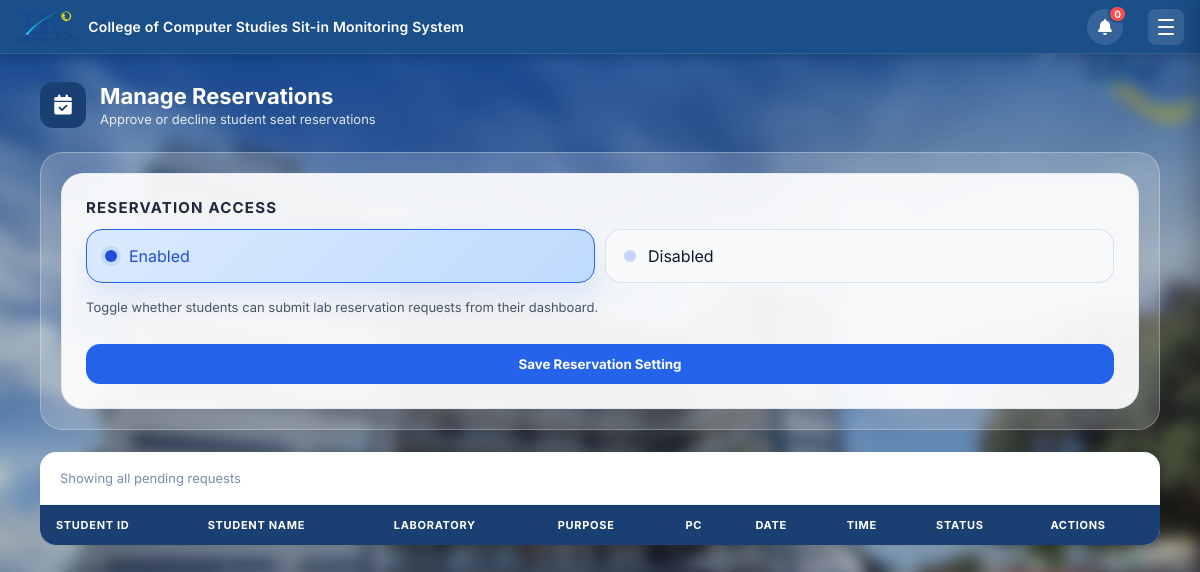
Before: /admin_reservations (signed in) with the older database file.
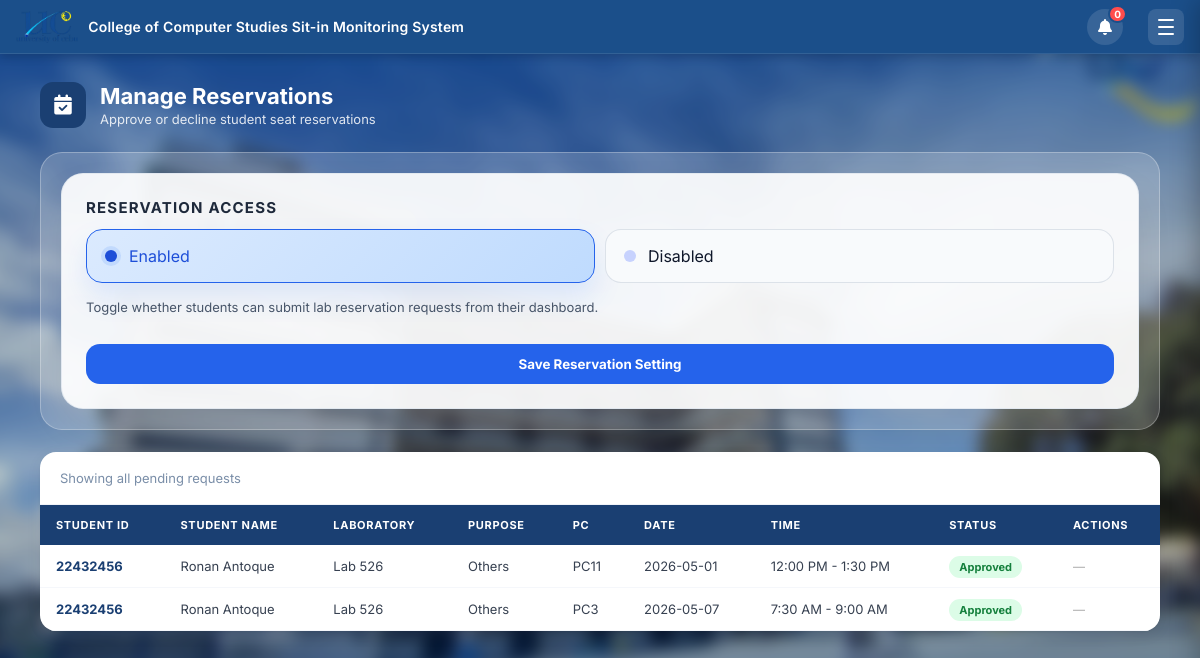
After: the same page with the newer database file.
### tables this page shows
CREATE TABLE reservations (
            id INTEGER PRIMARY KEY AUTOINCREMENT,
            id_number TEXT NOT NULL,
            res_date TEXT NOT NULL,
            res_lab TEXT NOT NULL,
            res_purpose TEXT NOT NULL,
            selected_pc TEXT DEFAULT '',
            res_time TEXT DEFAULT '',
            status TEXT DEFAULT 'Pending'
        );

### app.py (the view)
@app.route('/admin_reservations')
def admin_reservations():
    if 'user_id' not in session or session.get('role') != 'admin':
        return redirect(url_for('home'))
    conn = get_db_connection()
    cur  = conn.cursor()
    cur.execute("""
        SELECT r.*, u.firstname, u.lastname
        FROM reservations r
        LEFT JOIN (
            SELECT id_number, MAX(firstname) as firstname, MAX(lastname) as lastname
            FROM users
            GROUP BY id_number
        ) u ON r.id_number = u.id_number
        ORDER BY r.id DESC
    """)
    records = cur.fetchall()
    reservations_enabled = get_setting(conn, 'reservations_enabled', 'Enabled')
    feedback_enabled     = get_setting(conn, 'feedback_enabled',     'Enabled')
    conn.close()
    return render_template('admin_reservations.html', records=records,
        reservations_enabled=reservations_enabled, feedback_enabled=feedback_enabled)

### app.py (called while the page is built)
def get_db_connection():
    if USE_PG:
        conn = psycopg2.connect(DATABASE_URL, cursor_factory=psycopg2.extras.RealDictCursor)
        conn.autocommit = False
        return conn
    else:
        conn = sqlite3.connect(DB_PATH)
        conn.row_factory = sqlite3.Row
        return conn

def get_setting(conn, key, default=None):
    row = conn.cursor() if USE_PG else conn
    cur = conn.cursor()
    cur.execute(f"SELECT value FROM app_settings WHERE key = {PH}", (key,))
    result = cur.fetchone()
    return result['value'] if result else default

@app.context_processor
def inject_navbar_title():
    def get_navbar_title():
        return "College of Computer Studies Sit-in Monitoring System"
    return dict(get_navbar_title=get_navbar_title)

### templates/admin_reservations.html (shortened to what this page needs)
<!DOCTYPE html>
<html lang="en">
<head>
    <link rel="stylesheet" href="{{ url_for('static', filename='style.css') }}">
    <link rel="stylesheet" href="{{ url_for('static', filename='admin.css') }}">
    <link rel="stylesheet" href="https://cdnjs.cloudflare.com/ajax/libs/font-awesome/6.0.0/css/all.min.css">
</head>
<body class="admin-page">
    <nav class="navbar">
        <div class="nav-left">
            <img src="{{ url_for('static', filename='images/uclogonav.png') }}" alt="UC Logo">
            <span class="nav-brand">{{ get_navbar_title() }}</span>
        </div>
        <div class="nav-right">
            <div class="notif-wrapper" id="notifWrapper">
                <button class="notif-bell-btn" id="notifBellBtn" onclick="toggleNotifDropdown(event)" title="Notifications">
                    <i class="fas fa-bell"></i>
                    <span class="notif-badge" id="notifBadge" style="display:none;">0</span>
                </button>
            </div>
            <button class="hamburger-btn" id="hamburgerBtn" onclick="toggleSidebar()">
                <span></span><span></span><span></span>
            </button>
        </div>
    </nav>
    <div class="admin-container">
        <div class="page-header">
            <div class="page-header-icon"><i class="fas fa-calendar-check"></i></div>
            <div>
                <h1>Manage Reservations</h1>
                <p>Approve or decline student seat reservations</p>
            </div>
        </div>
        <div class="settings-panel">
            <div class="settings-card">
                <h3>Reservation Access</h3>
                <form action="/admin_update_system_settings" method="POST" style="display:grid; gap:12px;">
                    <div class="setting-control">
                        <div class="toggle-options">
                            <label class="toggle-option {% if reservations_enabled == 'Enabled' %}active{% endif %}">
                                <span class="option-dot"></span>
                                <span>Enabled</span>
                            </label>
                            <label class="toggle-option {% if reservations_enabled == 'Disabled' %}active{% endif %}">
                                <span class="option-dot"></span>
                                <span>Disabled</span>
                            </label>
                        </div>
                        <p>Toggle whether students can submit lab reservation requests from their dashboard.</p>
                    </div>
                    <button type="submit" class="settings-save">Save Reservation Setting</button>
                </form>
            </div>
        </div>
        <div class="card">
            <div class="table-toolbar">
                <div style="font-size:13px; color:#7a8ea8;">Showing all pending requests</div>
            </div>
            <div style="overflow-x: auto;">
                <table class="modern-table">
                    <thead>
                        <tr>
                            <th>Student ID</th>
                            <th>Student Name</th>
                            <th>Laboratory</th>
                            <th>Purpose</th>
                            <th>PC</th>
                            <th>Date</th>
                            <th>Time</th>
                            <th>Status</th>
                            <th>Actions</th>
                        </tr>
                    </thead>
                    <tbody>
                        {% for row in records %}
                        <tr>
                            <td style="font-weight:700; color:#1a3f72;">{{ row['id_number'] }}</td>
                            <td>{{ row['firstname'] }} {{ row['lastname'] }}</td>
                            <td>{{ row['res_lab'] }}</td>
                            <td>{{ row['res_purpose'] }}</td>
                            <td>{{ row['selected_pc'] if row['selected_pc'] else '—' }}</td>
                            <td>{{ row['res_date'] }}</td>
                            <td>{{ row['res_time'] if row['res_time'] else '—' }}</td>
                            <td>
                                {% if row['status'] == 'Pending' %}
                                    <span class="status-pending">Pending</span>
                                {% elif row['status'] == 'Approved' %}
                                    <span class="status-approved">Approved</span>
                                {% elif row['status'] == 'Declined' %}
                                    <span class="status-declined">Declined</span>
                                {% else %}
                                    <span class="status-pending">{{ row['status'] }}</span>
                                {% endif %}
                            </td>
                            <td>
                                {% if row['status'] == 'Pending' %}
                                <form action="/process_reservation/{{ row['id'] }}/approve" method="POST" style="display:inline;">
                                    <button type="submit" class="btn-action btn-approve" title="Approve"><i class="fas fa-check"></i></button>
                                </form>
                                <form action="/process_reservation/{{ row['id'] }}/decline" method="POST" style="display:inline;">
                                    <button type="submit" class="btn-action btn-decline" title="Decline"><i class="fas fa-times"></i></button>
                                </form>
                                {% else %}
                                <span style="color:#aaa; font-size:12px;">—</span>
                                {% endif %}
                            </td>
                        </tr>
                        {% endfor %}
                    </tbody>
                </table>
            </div>
        </div>
    </div>
</body>
</html>

### static/style.css (style rules this page uses)
* { box-sizing: border-box; margin: 0; padding: 0; font-family: 'Inter', 'Segoe UI', Tahoma, Geneva, Verdana, sans-serif; }
html { scroll-behavior: smooth; }
body { background-color: #EBEBEB; }
.navbar { background-color: rgba(21, 76, 121, 0.95); padding: 15px 30px; display: flex; justify-content: space-between; align-items: center; color: white; box-shadow: 0 2px 5px rgba(0,0,0,0.2); position: fixed; top: 0; left: 0; width: 100% !important; z-index: 9999; }
body { padding-top: 80px; }
.notif-wrapper { position: relative; display: inline-flex; align-items: center; margin-right: 15px; }
.notif-bell-btn { background: rgba(255,255,255,0.12); border: none; color: white; width: 38px; height: 38px; border-radius: 50%; cursor: pointer; font-size: 18px; display: flex; align-items: center; justify-content: center; position: relative; transition: background 0.2s, transform 0.2s; }
.notif-badge { position: absolute; top: -4px; right: -4px; background: #ff4c4c; color: white; font-size: 10px; font-weight: bold; min-width: 18px; height: 18px; border-radius: 9px; display: flex !important; align-items: center; justify-content: center; padding: 0 4px; border: 2px solid #1b4f8a; line-height: 1; animation: badgePop 0.3s ease; }

### static/admin.css (style rules this page uses)
body.admin-page { margin: 0; display: flex; flex-direction: column; position: relative; font-family: sans-serif; }
body.admin-page::before { content: ""; position: fixed; top: -20px; left: -20px; right: -20px; bottom: -20px; background-image: url('/static/images/ucbackground.jpg'); background-size: cover; background-position: center; background-repeat: no-repeat; filter: blur(8px) brightness(0.8); z-index: -1; }
.admin-container { display: block; z-index: 1; padding: 28px 40px 50px; margin: 54px auto 0; width: 100%; max-width: 1600px; min-height: calc(100vh - 54px); box-sizing: border-box; }
.navbar { position: fixed; top: 0; left: 0; width: 100%; box-sizing: border-box; z-index: 9999; background: #1b4f8a; border-bottom: 1px solid rgba(255, 255, 255, 0.1); display: flex; justify-content: space-between; align-items: center; height: 54px; padding: 0 16px; }
.navbar { height: 54px !important; padding: 0 16px !important; background: #1b4f8a !important; display: flex !important; align-items: center !important; justify-content: space-between !important; position: fixed !important; top: 0 !important; left: 0 !important; width: 100% !important; z-index: 9999 !important; box-shadow: 0 2px 10px rgba(0,0,0,0.2) !important; box-sizing: border-box !important; }
.nav-left { display: flex; align-items: center; gap: 10px; }
.nav-left img { height: 32px; width: auto; }
.nav-brand { color: white; font-size: 14px; font-weight: 600; letter-spacing: 0.2px; white-space: nowrap; }
.nav-right { display: flex; align-items: center; gap: 10px; }
.hamburger-btn { width: 36px; height: 36px; border-radius: 8px; border: none; background: rgba(255,255,255,0.12); cursor: pointer; display: flex; flex-direction: column; align-items: center; justify-content: center; gap: 5px; transition: background 0.2s; flex-shrink: 0; }
.hamburger-btn span { display: block; width: 16px; height: 2px; background: white; border-radius: 2px; transition: all 0.28s cubic-bezier(0.4,0,0.2,1); }
.notif-wrapper { position: relative; display: inline-flex; align-items: center; }
.notif-bell-btn { background: rgba(255,255,255,0.12); border: none; color: white; width: 36px; height: 36px; border-radius: 50%; cursor: pointer; font-size: 16px; display: flex; align-items: center; justify-content: center; position: relative; transition: background 0.2s, transform 0.2s; }
.notif-badge { position: absolute; top: -4px; right: -4px; background: #ff4c4c; color: white; font-size: 10px; font-weight: bold; min-width: 18px; height: 18px; border-radius: 9px; display: flex !important; align-items: center; justify-content: center; padding: 0 4px; border: 2px solid #1b4f8a; line-height: 1; }

Changed rows visible on the page:
added reservations: id_number "22432456", firstname "Ronan", lastname "Antoque", res_lab "Lab 526", res_purpose "Others", selected_pc "PC11", res_date "2026-05-01", res_time "12:00 PM - 1:30 PM", status "Approved"
added reservations: id_number "22432456", firstname "Ronan", lastname "Antoque", res_lab "Lab 526", res_purpose "Others", selected_pc "PC3", res_date "2026-05-07", res_time "7:30 AM - 9:00 AM", status "Approved"
